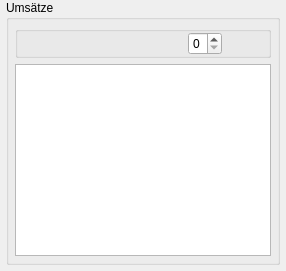
      <widget class="QWidget" name="openHoursTab">
       <attribute name="title">
        <string>Offene Stunden</string>
       </attribute>
       <layout class="QVBoxLayout" name="verticalLayout_54">
        <property name="spacing">
         <number>6</number>
        </property>
        <property name="leftMargin">
         <number>6</number>
        </property>
        <property name="topMargin">
         <number>0</number>
        </property>
        <property name="rightMargin">
         <number>6</number>
        </property>
        <property name="bottomMargin">
         <number>6</number>
        </property>
        <item>
         <widget class="QGroupBox" name="groupBox_59">
          <property name="sizePolicy">
           <sizepolicy hsizetype="Preferred" vsizetype="Preferred">
            <horstretch>0</horstretch>
            <verstretch>60</verstretch>
           </sizepolicy>
          </property>
          <property name="title">
           <string>Umsätze</string>
          </property>
          <layout class="QVBoxLayout" name="verticalLayout_53">
           <property name="margin">
            <number>6</number>
           </property>
           <item>
            <widget class="QGroupBox" name="groupBox_60">
             <property name="title">
              <string/>
             </property>
             <layout class="QHBoxLayout" name="horizontalLayout_36">
              <property name="margin">
               <number>0</number>
              </property>
              <item>
               <spacer name="horizontalSpacer_26">
                <property name="orientation">
                 <enum>Qt::Horizontal</enum>
                </property>
                <property name="sizeHint" stdset="0">
                 <size>
                  <width>40</width>
                  <height>20</height>
                 </size>
                </property>
               </spacer>
              </item>
              <item>
               <widget class="DoubleSpinBox" name="opentracksviewSpinnerGroupLevel">
                <property name="decimals">
                 <number>0</number>
                </property>
                <property name="maximum">
                 <double>9.000000000000000</double>
                </property>
                <property name="context" stdset="0">
                 <string>REVENUEVIEW</string>
                </property>
                <property name="path" stdset="0">
                 <string>args.group_level</string>
                </property>
               </widget>
              </item>
              <item>
               <widget class="ActionButton" name="opentracksButtonRefresh">
                <property name="maximumSize">
                 <size>
                  <width>40</width>
                  <height>40</height>
                 </size>
                </property>
                <property name="text">
                 <string/>
                </property>
                <property name="icon">
                 <iconset resource="../../frontends/qt/resource.qrc">
                  <normaloff>:/icons/images/refresh.png</normaloff>:/icons/images/refresh.png</iconset>
                </property>
                <property name="iconSize">
                 <size>
                  <width>32</width>
                  <height>32</height>
                 </size>
                </property>
                <property name="flat">
                 <bool>true</bool>
                </property>
                <property name="context" stdset="0">
                 <string>REVENUE</string>
                </property>
                <property name="action" stdset="0">
                 <string>MultiViewHandler.In.Refresh</string>
                </property>
               </widget>
              </item>
             </layout>
            </widget>
           </item>
           <item>
            <widget class="MultiViewTable" name="opentracksTable">
             <property name="sizePolicy">
              <sizepolicy hsizetype="Expanding" vsizetype="Expanding">
               <horstretch>0</horstretch>
               <verstretch>30</verstretch>
              </sizepolicy>
             </property>
             <property name="dataView" stdset="0">
              <bool>true</bool>
             </property>
             <property name="dbColumns" stdset="0">
              <stringlist>
               <string>value.year:Jahr</string>
               <string>value.month:Monat</string>
               <string>value.name:Kunde</string>
               <string>&lt;currency&gt;value.value:Umsatz</string>
              </stringlist>
             </property>
             <property name="viewIdentifier" stdset="0">
              <string>revenueView</string>
             </property>
             <property name="context" stdset="0">
              <string>REVENUE</string>
             </property>
             <property name="sortable" stdset="0">
              <stringlist>
               <string>value.year</string>
               <string>value.name</string>
              </stringlist>
             </property>
             <property name="viewArguments" stdset="0">
              <stringlist/>
             </property>
             <property name="view" stdset="0">
              <string>_design/couchapp/_view/revenue</string>
             </property>
             <property name="viewDescending" stdset="0">
              <bool>true</bool>
             </property>
             <property name="query" stdset="0">
              <string/>
             </property>
            </widget>
           </item>
          </layout>
         </widget>
        </item>
       </layout>
      </widget>
